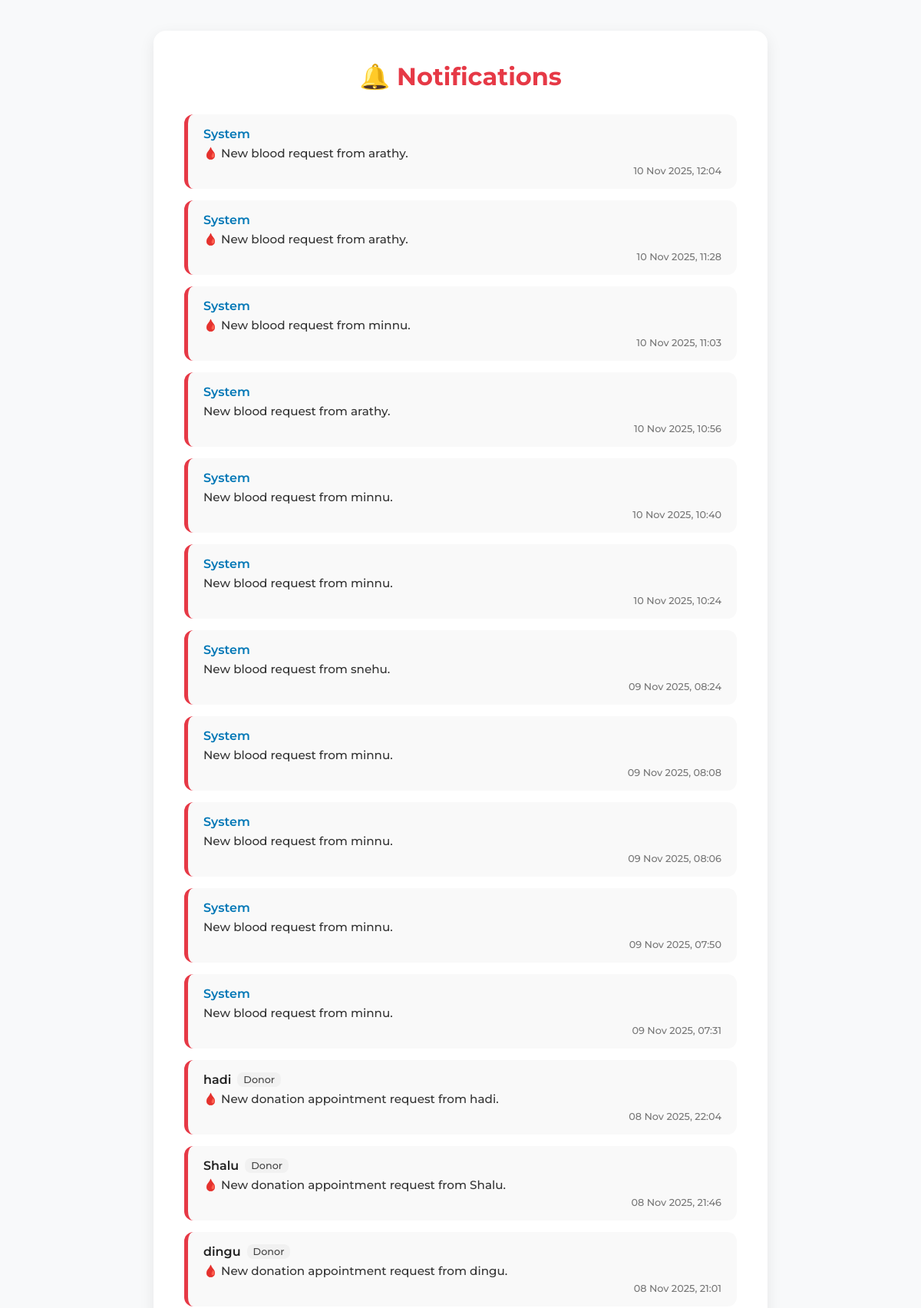
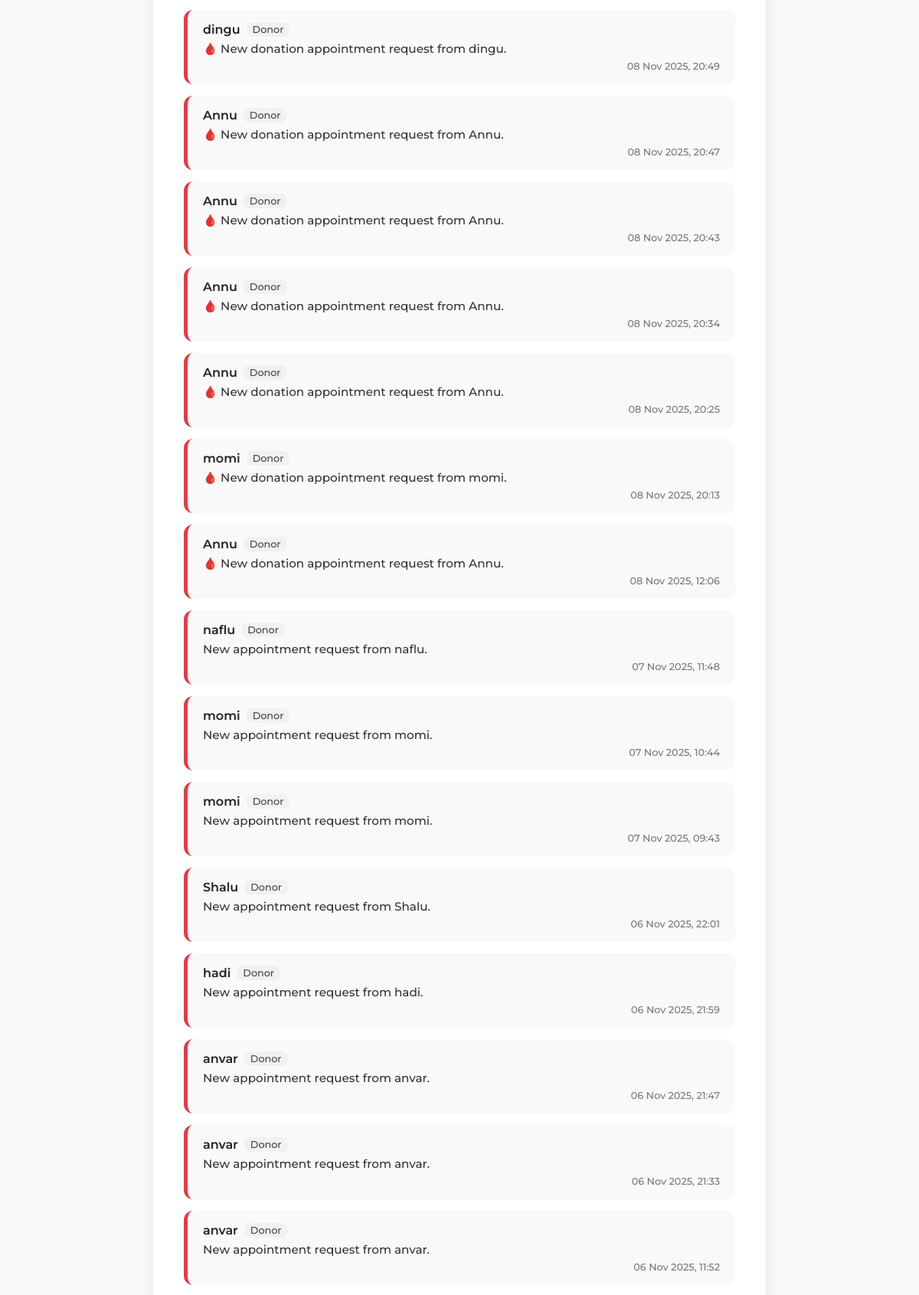
Screenshot of /notification_admin/ (signed in, upper part) with the database file from the repository (2 pictures, top to bottom).
### blood_bank_app/models.py (models this page shows, shortened)
class Notification(models.Model):
    sender = models.ForeignKey(
        User, on_delete=models.CASCADE, related_name='sent_notifications', null=True, blank=True
    )
    user = models.ForeignKey(
        User, on_delete=models.CASCADE, related_name='notifications'  # receiver (hospital)
    )
    message = models.TextField()
    is_read = models.BooleanField(default=False)
    created_at = models.DateTimeField(auto_now_add=True)
    appointment = models.ForeignKey(
        'Appointment',
        on_delete=models.CASCADE,
        null=True, blank=True,
        related_name='notifications'
    )

class Profile(models.Model):
    user = models.OneToOneField(User, on_delete=models.CASCADE)
    full_name = models.CharField(max_length=100, blank=True, null=True)
    ROLE_CHOICES = (
        ('donor', 'Donor'),
        ('patient', 'Patient'),
        ('hospital','Hospital'),
    )
    role = models.CharField(max_length=10, choices=ROLE_CHOICES, default='donor')

### blood_bank_app/views.py (the view)
# urls.py: path('notification_admin/', views.notification_admin, name='notification_admin'),
@login_required
def notification_admin(request):
    admin_user = request.user
    notifications = Notification.objects.filter(user=admin_user).order_by('-created_at')
    notifications.filter(is_read=False).update(is_read=True)
    unread_count = 0  # Since we just marked them all read
    return render(
        request,
        'partials/notification_admin.html',
        {
            'notifications': notifications,
            'unread_count': unread_count,
        },
    )

### blood_bank_app/templates/partials/notification_admin.html (shortened to what this page needs)
{% extends 'master.html' %}
{% load static %}
{% block content %}
<div class="notifications-container">
  <h2 class="page-title">🔔 Notifications</h2>
  {% if notifications %}
    <ul class="notification-list">
      {% for notif in notifications %}
      <li class="notification-item {% if not notif.is_read %}unread{% endif %}">
        <div class="notif-header">
          {% if notif.sender %}
            <span class="notif-sender">{{ notif.sender.username }}</span>
            <span class="notif-role">{{ notif.sender.profile.role|capfirst }}</span>
          {% else %}
            <span class="notif-sender system">System</span>
          {% endif %}
        </div>
        <div class="notif-message">{{ notif.message }}</div>
        <div class="notif-time">{{ notif.created_at|date:"d M Y, H:i" }}</div>
      </li>
      {% endfor %}
    </ul>
  {% else %}
    <div class="no-notifications">
      <img src="{% static 'images/empty_notifications.svg' %}" alt="No Notifications" class="empty-icon">
      <p>No notifications yet.</p>
    </div>
  {% endif %}
</div>
{% endblock %}

### blood_bank_app/static/css/index.css (style rules this page uses)
body { margin: 0; font-family: Arial, sans-serif; background-color: #fff5f5; color: #333; }
html { scroll-behavior: smooth; }

### blood_bank_app/static/css/admin_dashboard.css (style rules this page uses)
:root { --primary: #e63946; --primary-dark: #b91c1c; --background: #f8f9fa; --surface: #ffffff; --text-dark: #1f2937; --text-light: #6b7280; --border: #e5e7eb; --shadow: rgba(0, 0, 0, 0.08); }
* { margin: 0; padding: 0; box-sizing: border-box; font-family: "Montserrat"; font-weight: 500; }
body { background-color: var(--background); color: var(--text-dark); overflow-x: hidden; }

### blood_bank_app/templates/partials/notification_admin.html (style rules this page uses)
.notifications-container { max-width: 800px; margin: 40px auto; background: #ffffff; border-radius: 16px; box-shadow: 0 6px 20px rgba(0, 0, 0, 0.08); padding: 40px; }
.page-title { text-align: center; color: #e63946; font-size: 2rem; font-weight: 700; margin-bottom: 30px; }
.notification-list { list-style: none; padding: 0; margin: 0; }
.notification-item { background: #f9f9f9; border-radius: 12px; padding: 16px 20px; margin-bottom: 15px; transition: all 0.25s ease; border-left: 5px solid #e63946; }
.notif-header { display: flex; align-items: center; gap: 8px; margin-bottom: 6px; }
.notif-sender { font-weight: 600; color: #222; }
.notif-sender.system { color: #0077b6; }
.notif-role { background-color: #f1f1f1; color: #444; font-size: 0.8rem; padding: 2px 8px; border-radius: 8px; }
.notif-message { color: #333; font-size: 0.95rem; margin-bottom: 6px; }
.notif-time { font-size: 0.8rem; color: #777; text-align: right; }

### rows the page displays
Notification: shows "System", message "🩸 New blood request from arathy.", created_at "10 Nov 2025, 12:04"
Notification: shows "System", message "🩸 New blood request from arathy.", created_at "10 Nov 2025, 11:28"
Notification: shows "System", message "🩸 New blood request from minnu.", created_at "10 Nov 2025, 11:03"
Notification: shows "System", message "New blood request from arathy.", created_at "10 Nov 2025, 10:56"
Notification: shows "System", message "New blood request from minnu.", created_at "10 Nov 2025, 10:40"
Notification: shows "System", message "New blood request from minnu.", created_at "10 Nov 2025, 10:24"
Notification: shows "System", message "New blood request from snehu.", created_at "09 Nov 2025, 08:24"
Notification: shows "System", message "New blood request from minnu.", created_at "09 Nov 2025, 08:08"
Notification: shows "System", message "New blood request from minnu.", created_at "09 Nov 2025, 08:06"
Notification: shows "System", message "New blood request from minnu.", created_at "09 Nov 2025, 07:50"
Notification: shows "System", message "New blood request from minnu.", created_at "09 Nov 2025, 07:31"
Notification: sender.username "hadi", sender.profile.role "Donor", message "🩸 New donation appointment request from hadi.", created_at "08 Nov 2025, 22:04"
Notification: sender.username "Shalu", sender.profile.role "Donor", message "🩸 New donation appointment request from Shalu.", created_at "08 Nov 2025, 21:46"
Notification: sender.username "dingu", sender.profile.role "Donor", message "🩸 New donation appointment request from dingu.", created_at "08 Nov 2025, 21:01"
Notification: sender.username "dingu", sender.profile.role "Donor", message "🩸 New donation appointment request from dingu.", created_at "08 Nov 2025, 20:49"
Notification: sender.username "Annu", sender.profile.role "Donor", message "🩸 New donation appointment request from Annu.", created_at "08 Nov 2025, 20:47"
Notification: sender.username "Annu", sender.profile.role "Donor", message "🩸 New donation appointment request from Annu.", created_at "08 Nov 2025, 20:43"
Notification: sender.username "Annu", sender.profile.role "Donor", message "🩸 New donation appointment request from Annu.", created_at "08 Nov 2025, 20:34"
Notification: sender.username "Annu", sender.profile.role "Donor", message "🩸 New donation appointment request from Annu.", created_at "08 Nov 2025, 20:25"
Notification: sender.username "momi", sender.profile.role "Donor", message "🩸 New donation appointment request from momi.", created_at "08 Nov 2025, 20:13"
Notification: sender.username "Annu", sender.profile.role "Donor", message "🩸 New donation appointment request from Annu.", created_at "08 Nov 2025, 12:06"
Notification: sender.username "naflu", sender.profile.role "Donor", message "New appointment request from naflu.", created_at "07 Nov 2025, 11:48"
Notification: sender.username "momi", sender.profile.role "Donor", message "New appointment request from momi.", created_at "07 Nov 2025, 10:44"
Notification: sender.username "momi", sender.profile.role "Donor", message "New appointment request from momi.", created_at "07 Nov 2025, 09:43"
Notification: sender.username "Shalu", sender.profile.role "Donor", message "New appointment request from Shalu.", created_at "06 Nov 2025, 22:01"
Notification: sender.username "hadi", sender.profile.role "Donor", message "New appointment request from hadi.", created_at "06 Nov 2025, 21:59"
Notification: sender.username "anvar", sender.profile.role "Donor", message "New appointment request from anvar.", created_at "06 Nov 2025, 21:47"
Notification: sender.username "anvar", sender.profile.role "Donor", message "New appointment request from anvar.", created_at "06 Nov 2025, 21:33"
Notification: sender.username "anvar", sender.profile.role "Donor", message "New appointment request from anvar.", created_at "06 Nov 2025, 11:52"
